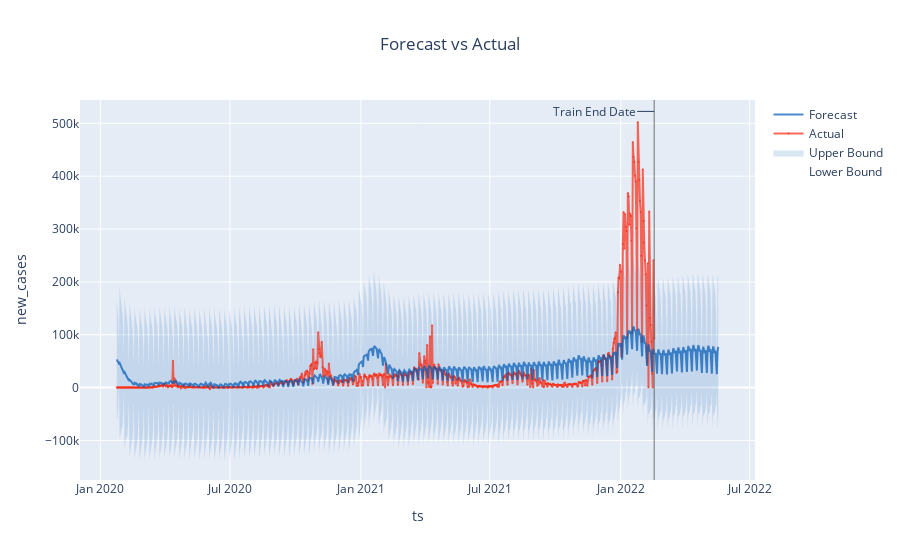

Notebook code cell kept with this figure:
### Code cell
forecast = result.forecast
forecast.plot().show()  # leave out the renderer argument if you are not on google colab!

### Figure 1 — Plotly figure (JSON) as saved in the notebook; plotly's stock layout.template omitted (floating-point values rounded to 4 significant figures; data arrays with more than 128 entries replaced by an {"elided": "..."} marker saying what was removed)
{"data": [{"legendgroup": "interval", "line": {"color": "rgba(0, 90, 181, 0.5)", "width": 0}, "mode": "lines", "name": "Lower Bound", "type": "scatter", "x": {"elided": "846 str values"}, "y": {"elided": "846 float values"}}, {"fill": "tonexty", "fillcolor": "rgba(0, 90, 181, 0.15)", "legendgroup": "interval", "line": {"color": "rgba(0, 90, 181, 0.5)", "width": 0}, "mode": "lines", "name": "Upper Bound", "type": "scatter", "x": {"elided": "846 str values"}, "y": {"elided": "846 float values"}}, {"line": {"color": "rgba(250, 43, 20, 0.7)"}, "marker": {"color": "rgba(250, 43, 20, 0.7)", "size": 2}, "mode": "lines+markers", "name": "Actual", "opacity": 1, "type": "scatter", "x": {"elided": "846 str values"}, "y": {"elided": "846 float values"}}, {"line": {"color": "rgba(0, 90, 181, 0.7)", "dash": "solid"}, "name": "Forecast", "type": "scatter", "x": {"elided": "846 str values"}, "y": {"elided": "846 float values"}}], "layout": {"annotations": [{"arrowhead": 0, "ax": -60, "ay": 0, "showarrow": true, "text": "Train End Date", "x": "2022-02-17T00:00:00", "xref": "x", "y": 0.97, "yref": "paper"}], "autosize": true, "legend": {"traceorder": "reversed"}, "shapes": [{"line": {"color": "rgba(100, 100, 100, 0.9)", "width": 1}, "type": "line", "x0": "2022-02-17T00:00:00", "x1": "2022-02-17T00:00:00", "xref": "x", "y0": 0, "y1": 1, "yref": "paper"}], "showlegend": true, "title": {"text": "Forecast vs Actual", "x": 0.5}, "xaxis": {"autorange": true, "range": ["2019-12-03 23:42:06.8631", "2022-07-08 00:17:53.1369"], "title": {"text": "ts"}, "type": "date"}, "yaxis": {"autorange": true, "range": [-175300.0, 550900.0], "title": {"text": "new_cases"}, "type": "linear"}}}
